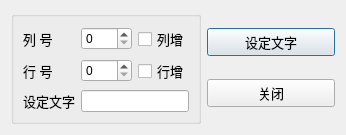
<?xml version="1.0" encoding="UTF-8"?>
<ui version="4.0">
 <class>QWDialogLocate</class>
 <widget class="QDialog" name="QWDialogLocate">
  <property name="geometry">
   <rect>
    <x>0</x>
    <y>0</y>
    <width>346</width>
    <height>130</height>
   </rect>
  </property>
  <property name="windowTitle">
   <string>Dialog</string>
  </property>
  <layout class="QHBoxLayout" name="horizontalLayout">
   <item>
    <widget class="QGroupBox" name="groupBox">
     <property name="title">
      <string/>
     </property>
     <layout class="QGridLayout" name="gridLayout">
      <item row="0" column="0">
       <widget class="QLabel" name="label">
        <property name="font">
         <font>
          <pointsize>10</pointsize>
         </font>
        </property>
        <property name="text">
         <string>列 号</string>
        </property>
       </widget>
      </item>
      <item row="0" column="1">
       <widget class="QSpinBox" name="spinBoxColumn"/>
      </item>
      <item row="0" column="2">
       <widget class="QCheckBox" name="chkBoxColumn">
        <property name="font">
         <font>
          <pointsize>10</pointsize>
         </font>
        </property>
        <property name="text">
         <string>列增</string>
        </property>
       </widget>
      </item>
      <item row="1" column="0">
       <widget class="QLabel" name="label_2">
        <property name="font">
         <font>
          <pointsize>10</pointsize>
         </font>
        </property>
        <property name="text">
         <string>行 号</string>
        </property>
       </widget>
      </item>
      <item row="1" column="1">
       <widget class="QSpinBox" name="spinBoxRow"/>
      </item>
      <item row="1" column="2">
       <widget class="QCheckBox" name="chkBoxRow">
        <property name="font">
         <font>
          <pointsize>10</pointsize>
         </font>
        </property>
        <property name="text">
         <string>行增</string>
        </property>
       </widget>
      </item>
      <item row="2" column="0">
       <widget class="QLabel" name="label_3">
        <property name="font">
         <font>
          <pointsize>10</pointsize>
         </font>
        </property>
        <property name="text">
         <string>设定文字</string>
        </property>
       </widget>
      </item>
      <item row="2" column="1" colspan="2">
       <widget class="QLineEdit" name="edtCaption"/>
      </item>
     </layout>
    </widget>
   </item>
   <item>
    <layout class="QVBoxLayout" name="verticalLayout">
     <item>
      <widget class="QPushButton" name="btnSetText">
       <property name="font">
        <font>
         <pointsize>10</pointsize>
        </font>
       </property>
       <property name="text">
        <string>设定文字</string>
       </property>
       <property name="icon">
        <iconset resource="res.qrc">
         <normaloff>:/images/images/506.bmp</normaloff>:/images/images/506.bmp</iconset>
       </property>
      </widget>
     </item>
     <item>
      <widget class="QPushButton" name="btnClose">
       <property name="font">
        <font>
         <pointsize>10</pointsize>
        </font>
       </property>
       <property name="text">
        <string>关闭</string>
       </property>
       <property name="icon">
        <iconset resource="res.qrc">
         <normaloff>:/images/images/132.bmp</normaloff>:/images/images/132.bmp</iconset>
       </property>
      </widget>
     </item>
    </layout>
   </item>
  </layout>
 </widget>
 <resources>
  <include location="res.qrc"/>
 </resources>
 <connections>
  <connection>
   <sender>btnClose</sender>
   <signal>clicked()</signal>
   <receiver>QWDialogLocate</receiver>
   <slot>close()</slot>
   <hints>
    <hint type="sourcelabel">
     <x>281</x>
     <y>88</y>
    </hint>
    <hint type="destinationlabel">
     <x>172</x>
     <y>64</y>
    </hint>
   </hints>
  </connection>
 </connections>
</ui>
